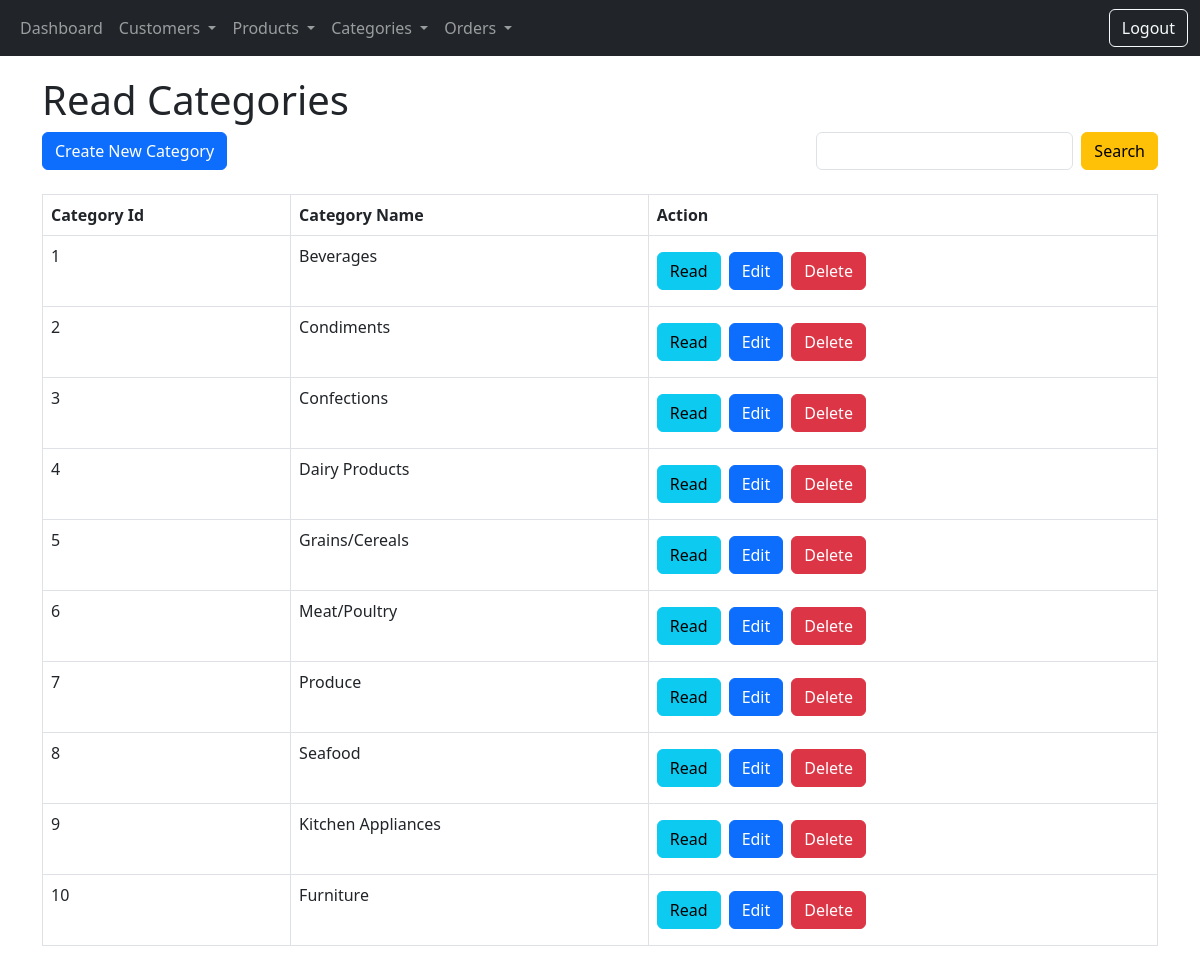
Page /category_read.php (signed in) on the committed database.
### tables this page shows
CREATE TABLE IF NOT EXISTS `categories` (
  `category_id` int NOT NULL AUTO_INCREMENT,
  `category_name` varchar(20) NOT NULL,
  `description` varchar(255) NOT NULL,
  `expired_date` enum('Yes','No') NOT NULL,
  `created` datetime NOT NULL,
  PRIMARY KEY (`category_id`),
  UNIQUE KEY `category_name` (`category_name`)
);

### category_read.php (the view, shortened to what this page needs)
<!DOCTYPE HTML>
<html>
<head>
    <link href="https://cdn.jsdelivr.net/npm/bootstrap@5.3.0/dist/css/bootstrap.min.css" rel="stylesheet">
</head>
<body>
    <?php
    include 'navigation.php';
    ?>
    <div class="container">
        <div class="page-header">
            <h1>Read Categories</h1>
        </div>
        <div class="d-flex justify-content-between mb-4">
            <a href="category_create.php" class="btn btn-primary m-b-1em">Create New Category</a>
            <form action="<?php echo htmlspecialchars($_SERVER["PHP_SELF"]); ?>" method="get" class="d-flex">
                <input type="search" id="search" name="search" class="form-control me-2" />
                <input type="submit" value="Search" class="btn btn-warning" />
            </form>
        </div>
        <?php
        include 'config/database.php';
        $query = "SELECT * FROM categories
            ORDER BY category_id ASC";
        $stmt = $con->prepare($query);
        $stmt->execute();
        $num = $stmt->rowCount();
        if ($num > 0) {
            echo "<table class='table table-hover table-responsive table-bordered'>";
            echo "<tr>";
            echo "<th>Category Id</th>";
            echo "<th>Category Name</th>";
            echo "<th>Action</th>";
            echo "</tr>";
            while ($row = $stmt->fetch(PDO::FETCH_ASSOC)) {
                extract($row);
                echo "<tr>";
                echo "<td>{$category_id}</td>";
                echo "<td>{$category_name}</td>";
                echo "<td>";
                echo "<a href='category_read_one.php?category_id={$category_id}' class='btn btn-info' style='margin-right: 0.5em;'>Read</a>";
                echo "<a href='category_update.php?category_id={$category_id}' class='btn btn-primary' style='margin-right: 0.5em; margin-top: 0.5em; margin-bottom:0.5em;'>Edit</a>";
                echo "<a href='#' onclick='delete_category({$category_id});' class='btn btn-danger'>Delete</a>";
                echo "</td>";
                echo "</tr>";
            }
            echo "</table>";
        }
        else {
            echo "<div class='alert alert-danger'>No records found.</div>";
        }
        ?>
    </div>
</body>
</html>

### rows in the picture
categories: category_id "1", category_name "Beverages"
categories: category_id "2", category_name "Condiments"
categories: category_id "3", category_name "Confections"
categories: category_id "4", category_name "Dairy Products"
categories: category_id "5", category_name "Grains/Cereals"
categories: category_id "6", category_name "Meat/Poultry"
categories: category_id "7", category_name "Produce"
categories: category_id "8", category_name "Seafood"
categories: category_id "9", category_name "Kitchen Appliances"
categories: category_id "10", category_name "Furniture"
